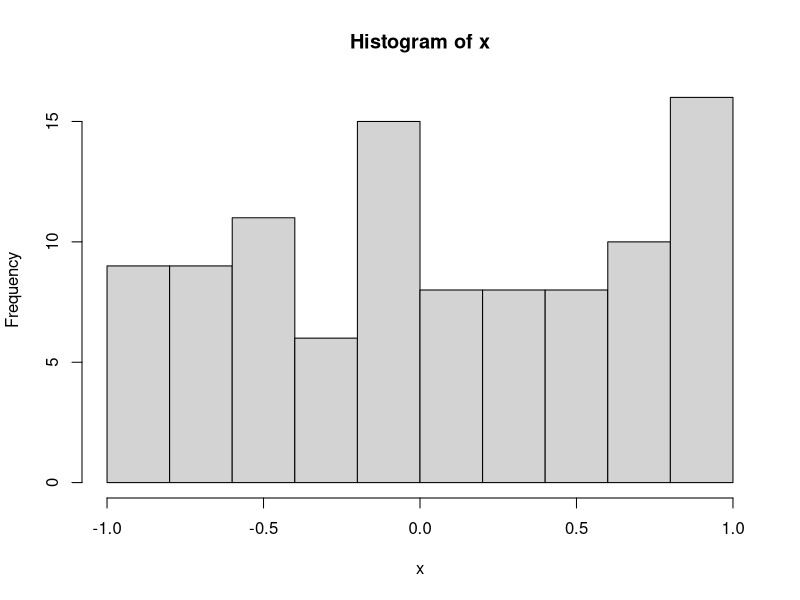
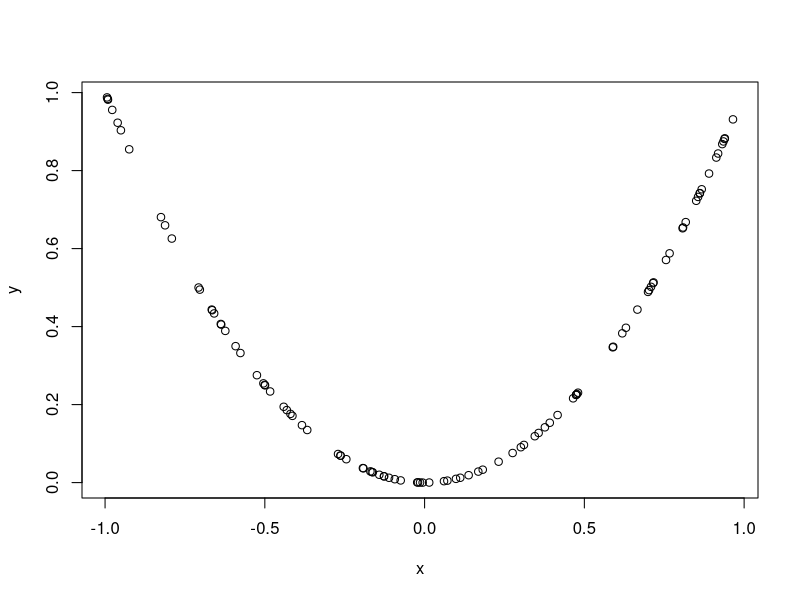
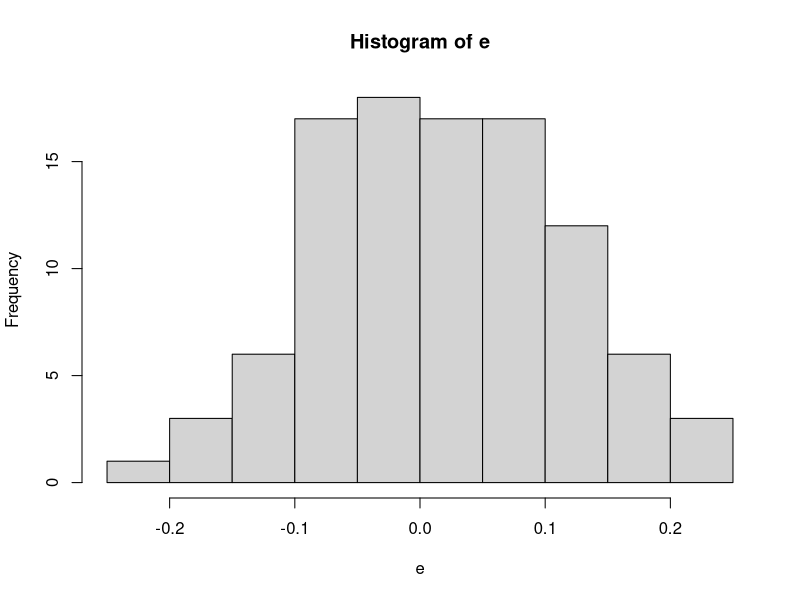
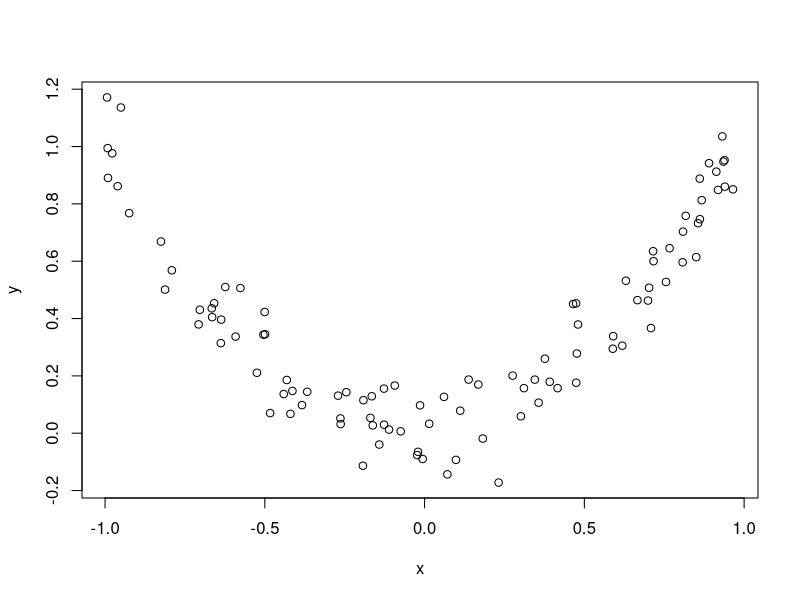
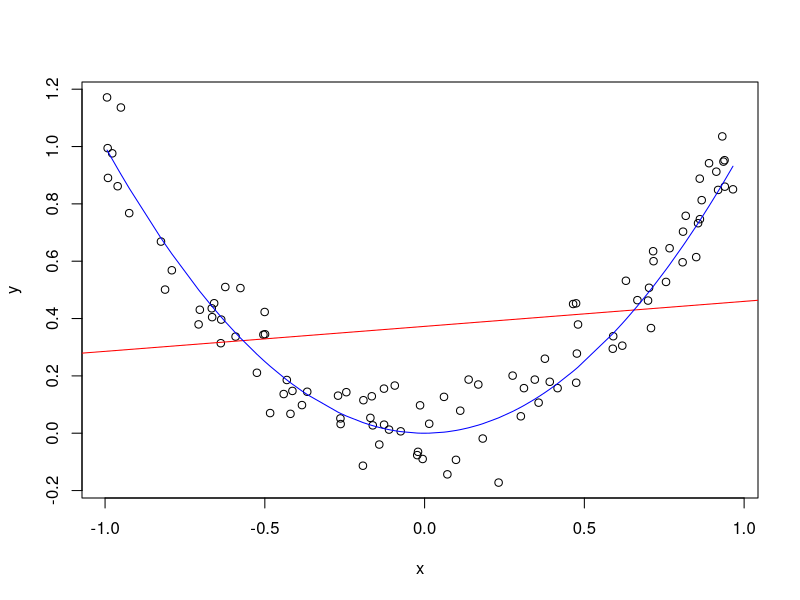
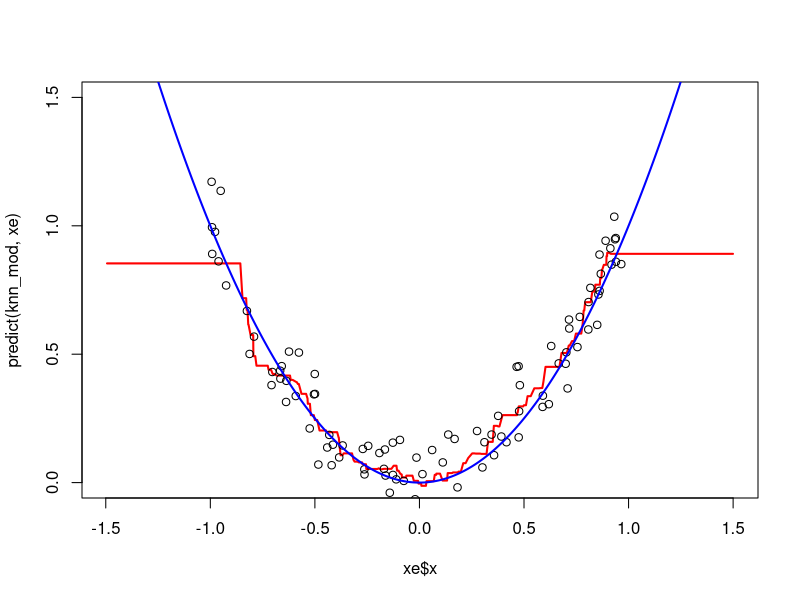
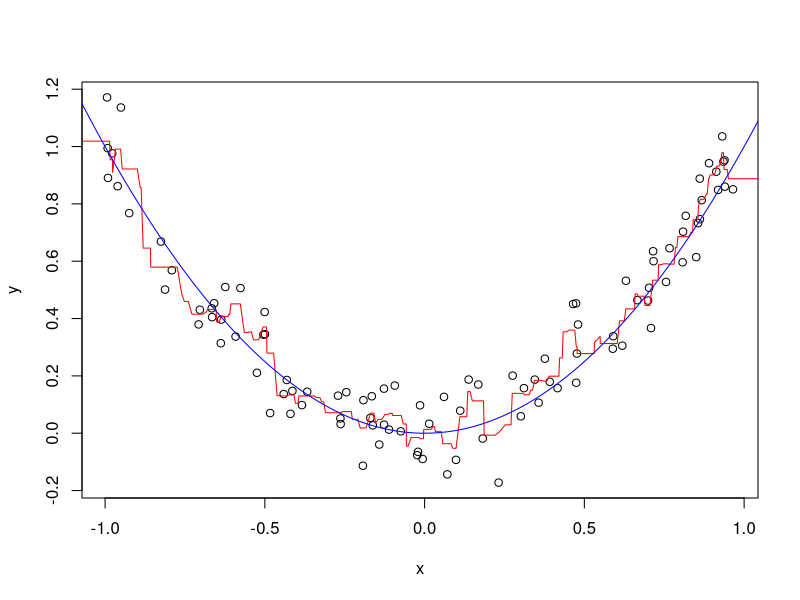
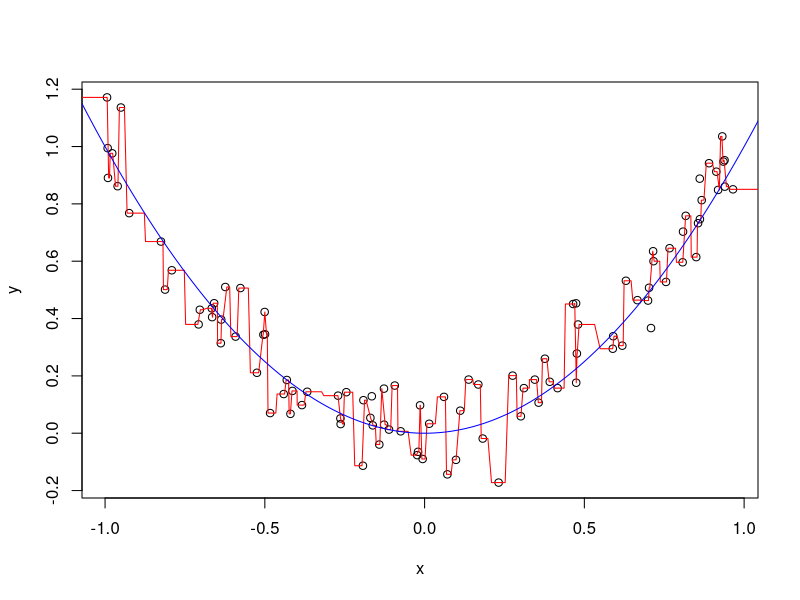

These charts were generated, in order, by the following R code:
## ---- chunk 1
library('caret')
## ---- chunk 2
?runif
## ---- chunk 3
x = runif(100,-1,1)
x_ord = order(x)
hist(x)
## ---- chunk 4
y = x^2 # f(x) = x^2
plot(x,y)
## ---- chunk 5
e = rnorm(100,0,1/10)
hist(e)
## ---- chunk 6
y = x^2 + e
plot(x,y)
## ---- chunk 7
mod = lm(y~x) # y = b0 + b1*x
summary(mod)
## ---- chunk 8
plot(x,y)
abline(coef(mod),col='red')
lines(x[x_ord],x[x_ord]^2,col='blue')
dim(model.matrix(mod))
## ---- chunk 9
?knnreg
## ---- chunk 10
df = data.frame(x=x,y=y)
knn_mod = knnreg(y~.,data=df,k=10)
## ---- chunk 11
xe = data.frame(x=sort(runif(1000,-1.5,1.5)))
## ---- chunk 12
head(sample(predict(knn_mod,xe)))
## ---- chunk 13
plot(xe$x,predict(knn_mod,xe),col='red',lwd=2,type='l',ylim=c(0,1.5))
points(x,y)
lines(xe$x,xe$x^2,col='blue',lwd=2)
## ---- chunk 14
knn_mod = knnreg(y~.,data=df,k=3)
plot(x,y)
lines(xe$x,predict(knn_mod,xe),col='red')
lines(xe$x,xe$x^2,col='blue')
## ---- chunk 15
knn_mod = knnreg(y~.,data=df,k=1)
plot(x,y)
lines(xe$x,predict(knn_mod,xe),col='red')
lines(xe$x,xe$x^2,col='blue')
## ---- chunk 16
knn_mod = knnreg(y~.,data=df,k=50)
plot(x,y)
lines(xe$x,predict(knn_mod,xe),col='red')
lines(xe$x,xe$x^2,col='blue')
## ---- chunk 17
knn_mod = knnreg(y~.,data=df,k=100)
plot(x,y)
lines(xe$x,predict(knn_mod,xe),col='red')
lines(xe$x,xe$x^2,col='blue')
#abline(h=mean(y),lty=2,col='orange')
## ---- chunk 18
mean(y)
## ---- chunk 19
head(predict(knn_mod))
## ---- chunk 20
lin_mod = lm(y~I(x^2)) # y = b0+b1x^2
plot(x,y)
lines(x[x_ord],predict(lin_mod)[x_ord],col='red')
lines(x[x_ord],x[x_ord]^2,col='blue')
## ---- chunk 21
lin_mod = lm(y~x+I(x^4)) # y = b0+b1x^2
plot(x,y)
lines(x[x_ord],predict(lin_mod)[x_ord],col='red')
lines(x[x_ord],x[x_ord]^2,col='blue')
dim(model.matrix(lin_mod))
